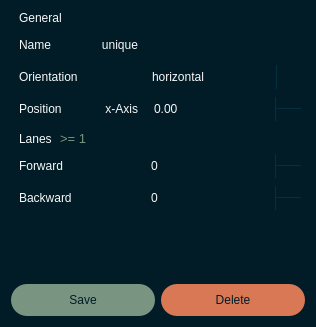
<?xml version="1.0" encoding="UTF-8"?>
<ui version="4.0">
 <class>Edit_Road_Dialog</class>
 <widget class="QDialog" name="Edit_Road_Dialog">
  <property name="geometry">
   <rect>
    <x>0</x>
    <y>0</y>
    <width>316</width>
    <height>327</height>
   </rect>
  </property>
  <property name="sizePolicy">
   <sizepolicy hsizetype="Preferred" vsizetype="Preferred">
    <horstretch>0</horstretch>
    <verstretch>0</verstretch>
   </sizepolicy>
  </property>
  <property name="minimumSize">
   <size>
    <width>0</width>
    <height>0</height>
   </size>
  </property>
  <property name="maximumSize">
   <size>
    <width>99999</width>
    <height>99999</height>
   </size>
  </property>
  <property name="windowTitle">
   <string>Edit Road</string>
  </property>
  <property name="autoFillBackground">
   <bool>false</bool>
  </property>
  <property name="styleSheet">
   <string notr="true">QDialog {
    background-color: #011C26; 
}

QWidget {	
	font: 13pt &quot;Helvetica&quot;;
    color: #F9F9F9;
}

QLabel[class=label] {	
	font: 10pt;
    color: #F9F9F9;
}

QWidget[class=container] {	
    background: #042F40;
	border-radius: 10px
}

QLabel[class=hint] {
	color: #799582;
}

QLabel[class=title] {
	font: 700 24pt;
}

QLineEdit{
	background-color: #011C26;
	border: none;
	border-radius: 6px;
	
}

/* --- Main Box --- */
QComboBox {
    background-color: #011C26;
    border: none;
    border-radius: 6px;
    padding: 5px 10px;
    color: #F9F9F9;
    /* This helps selection color in some styles */
    selection-background-color: #011C26; 
}

/* --- The Dropdown Frame --- */
/* We target QListView specifically to override Mac defaults */
QComboBox QListView {
    background-color: #011C26;
    border: 1px solid #042F40; /* Your custom border */
    outline: 0px; /* Removes the dotted/blue focus line */
    padding: 0px;
}



/* --- The Arrow Button Area --- */
QComboBox::drop-down {
    subcontrol-origin: padding;
    subcontrol-position: top right;
    width: 24px;
    border-left: 1px solid #042F40; /* Optional: adds a separator */
    border-top-right-radius: 6px;
    border-bottom-right-radius: 6px;
}

QComboBox::down-arrow {
    image: url(:/icons/icons/down.svg);
    width: 10px;
    height: 10px;
}

/* --- Main Spinbox Styling (Applies to both) --- */
QSpinBox, QDoubleSpinBox {
    background-color: #011C26;
    border: none;
    border-radius: 6px;
    color: #F9F9F9;
    padding: 5px 10px;
    padding-right: 15px; 
}

/* --- The Button Container Areas --- */
QSpinBox::up-button, QDoubleSpinBox::up-button {
    subcontrol-origin: border;
    subcontrol-position: top right;
    width: 25px;
    
    border-left: 1px solid #042F40;
    border-top-right-radius: 6px;
    border-bottom: 1px solid #042F40;
    
    background-color: #011C26;
}

QSpinBox::down-button, QDoubleSpinBox::down-button {
    subcontrol-origin: border;
    subcontrol-position: bottom right;
    width: 25px;
    
    border-left: 1px solid #042F40;
    border-bottom-right-radius: 6px;
    
    background-color: #011C26;
}

/* --- Hover Effects --- */
QSpinBox::up-button:hover, QDoubleSpinBox::up-button:hover,
QSpinBox::down-button:hover, QDoubleSpinBox::down-button:hover, QComboBox::drop-down:hover {
    background-color: #042F40;
}

/* --- The Arrow Icons --- */
/* (Assuming you are using the CSS Arrow hack from before. 
   If using images, replace these with your image: url(...) code) */

QSpinBox::up-arrow, QDoubleSpinBox::up-arrow {
    image: url(:/icons/icons/up.svg); /* You need to create this file */
    width: 10px;
    height: 10px;
}

QSpinBox::down-arrow, QDoubleSpinBox::down-arrow {
    image: url(:/icons/icons/down.svg); /* You need to create this file */
    width: 10px;
    height: 10px;
}

QToolButton {
    background-color: #032F40; 
    border-radius: 16px;       
    border: none;
    text-align: center;
}

QToolButton:hover {
    background-color: #314250; 
}

QToolButton:pressed {
    background-color: #032F40;
}

QPushButton {
	color: #011C26;
	border-radius: 16px
}

QPushButton#b_save {
	background-color: #799582
}

QPushButton#b_delete {
	background-color: #D97855
}</string>
  </property>
  <layout class="QVBoxLayout" name="verticalLayout_3">
   <item>
    <widget class="QWidget" name="widget" native="true">
     <layout class="QVBoxLayout" name="General">
      <property name="spacing">
       <number>0</number>
      </property>
      <property name="sizeConstraint">
       <enum>QLayout::SizeConstraint::SetDefaultConstraint</enum>
      </property>
      <property name="leftMargin">
       <number>0</number>
      </property>
      <property name="topMargin">
       <number>0</number>
      </property>
      <property name="rightMargin">
       <number>0</number>
      </property>
      <property name="bottomMargin">
       <number>0</number>
      </property>
      <item alignment="Qt::AlignmentFlag::AlignLeft">
       <widget class="QWidget" name="widget_3" native="true">
        <layout class="QHBoxLayout" name="horizontalLayout">
         <property name="leftMargin">
          <number>8</number>
         </property>
         <property name="topMargin">
          <number>0</number>
         </property>
         <property name="rightMargin">
          <number>0</number>
         </property>
         <property name="bottomMargin">
          <number>4</number>
         </property>
         <item>
          <widget class="QLabel" name="label_2">
           <property name="text">
            <string>General</string>
           </property>
           <property name="margin">
            <number>0</number>
           </property>
           <property name="class" stdset="0">
            <string>label</string>
           </property>
          </widget>
         </item>
        </layout>
       </widget>
      </item>
      <item>
       <widget class="QWidget" name="widget" native="true">
        <property name="class" stdset="0">
         <string>container</string>
        </property>
        <layout class="QGridLayout" name="gridLayout" columnstretch="1,1,4">
         <property name="leftMargin">
          <number>8</number>
         </property>
         <property name="topMargin">
          <number>4</number>
         </property>
         <property name="rightMargin">
          <number>4</number>
         </property>
         <property name="bottomMargin">
          <number>4</number>
         </property>
         <property name="horizontalSpacing">
          <number>4</number>
         </property>
         <property name="verticalSpacing">
          <number>8</number>
         </property>
         <item row="0" column="0">
          <widget class="QLabel" name="label_5">
           <property name="minimumSize">
            <size>
             <width>75</width>
             <height>0</height>
            </size>
           </property>
           <property name="text">
            <string>Name</string>
           </property>
           <property name="alignment">
            <set>Qt::AlignmentFlag::AlignLeading|Qt::AlignmentFlag::AlignLeft|Qt::AlignmentFlag::AlignVCenter</set>
           </property>
          </widget>
         </item>
         <item row="1" column="2">
          <widget class="QComboBox" name="d_orientation">
           <property name="minimumSize">
            <size>
             <width>0</width>
             <height>24</height>
            </size>
           </property>
           <property name="maximumSize">
            <size>
             <width>16777215</width>
             <height>24</height>
            </size>
           </property>
           <property name="frame">
            <bool>false</bool>
           </property>
           <item>
            <property name="text">
             <string>horizontal</string>
            </property>
           </item>
           <item>
            <property name="text">
             <string>vertical</string>
            </property>
           </item>
          </widget>
         </item>
         <item row="1" column="0">
          <widget class="QLabel" name="label_6">
           <property name="minimumSize">
            <size>
             <width>75</width>
             <height>0</height>
            </size>
           </property>
           <property name="text">
            <string>Orientation</string>
           </property>
          </widget>
         </item>
         <item row="3" column="1">
          <widget class="QLabel" name="l_axis">
           <property name="text">
            <string>x-Axis</string>
           </property>
           <property name="alignment">
            <set>Qt::AlignmentFlag::AlignRight|Qt::AlignmentFlag::AlignTrailing|Qt::AlignmentFlag::AlignVCenter</set>
           </property>
           <property name="class" stdset="0">
            <string>hint</string>
           </property>
          </widget>
         </item>
         <item row="0" column="1">
          <widget class="QLabel" name="label_8">
           <property name="text">
            <string>unique</string>
           </property>
           <property name="alignment">
            <set>Qt::AlignmentFlag::AlignRight|Qt::AlignmentFlag::AlignTrailing|Qt::AlignmentFlag::AlignVCenter</set>
           </property>
           <property name="class" stdset="0">
            <string>hint</string>
           </property>
          </widget>
         </item>
         <item row="3" column="0">
          <widget class="QLabel" name="label_7">
           <property name="minimumSize">
            <size>
             <width>75</width>
             <height>0</height>
            </size>
           </property>
           <property name="text">
            <string>Position</string>
           </property>
          </widget>
         </item>
         <item row="0" column="2">
          <widget class="QLineEdit" name="t_name">
           <property name="minimumSize">
            <size>
             <width>0</width>
             <height>24</height>
            </size>
           </property>
           <property name="maximumSize">
            <size>
             <width>16777215</width>
             <height>24</height>
            </size>
           </property>
          </widget>
         </item>
         <item row="3" column="2">
          <widget class="QDoubleSpinBox" name="s_position">
           <property name="minimumSize">
            <size>
             <width>0</width>
             <height>24</height>
            </size>
           </property>
           <property name="maximumSize">
            <size>
             <width>16777215</width>
             <height>24</height>
            </size>
           </property>
           <property name="minimum">
            <double>-500.000000000000000</double>
           </property>
           <property name="maximum">
            <double>500.000000000000000</double>
           </property>
           <property name="stepType">
            <enum>QAbstractSpinBox::StepType::DefaultStepType</enum>
           </property>
          </widget>
         </item>
        </layout>
       </widget>
      </item>
     </layout>
    </widget>
   </item>
   <item>
    <widget class="QWidget" name="widget" native="true">
     <layout class="QVBoxLayout" name="Lanes">
      <property name="spacing">
       <number>0</number>
      </property>
      <property name="sizeConstraint">
       <enum>QLayout::SizeConstraint::SetDefaultConstraint</enum>
      </property>
      <property name="leftMargin">
       <number>0</number>
      </property>
      <property name="topMargin">
       <number>0</number>
      </property>
      <property name="rightMargin">
       <number>0</number>
      </property>
      <property name="bottomMargin">
       <number>0</number>
      </property>
      <item>
       <widget class="QWidget" name="widget" native="true">
        <property name="sizePolicy">
         <sizepolicy hsizetype="Minimum" vsizetype="Minimum">
          <horstretch>0</horstretch>
          <verstretch>0</verstretch>
         </sizepolicy>
        </property>
        <layout class="QHBoxLayout" name="horizontalLayout_2">
         <property name="spacing">
          <number>8</number>
         </property>
         <property name="leftMargin">
          <number>8</number>
         </property>
         <property name="topMargin">
          <number>0</number>
         </property>
         <property name="rightMargin">
          <number>4</number>
         </property>
         <property name="bottomMargin">
          <number>4</number>
         </property>
         <item>
          <widget class="QLabel" name="label_3">
           <property name="sizePolicy">
            <sizepolicy hsizetype="Minimum" vsizetype="Preferred">
             <horstretch>0</horstretch>
             <verstretch>0</verstretch>
            </sizepolicy>
           </property>
           <property name="text">
            <string>Lanes</string>
           </property>
           <property name="class" stdset="0">
            <string>label</string>
           </property>
          </widget>
         </item>
         <item>
          <widget class="QLabel" name="label_4">
           <property name="font">
            <font>
             <family>Helvetica</family>
             <pointsize>10</pointsize>
             <italic>false</italic>
             <bold>false</bold>
            </font>
           </property>
           <property name="styleSheet">
            <string notr="true">color: #799582</string>
           </property>
           <property name="text">
            <string>&gt;= 1</string>
           </property>
           <property name="alignment">
            <set>Qt::AlignmentFlag::AlignRight|Qt::AlignmentFlag::AlignTrailing|Qt::AlignmentFlag::AlignVCenter</set>
           </property>
           <property name="class" stdset="0">
            <string>label</string>
           </property>
          </widget>
         </item>
         <item>
          <spacer name="horizontalSpacer">
           <property name="orientation">
            <enum>Qt::Orientation::Horizontal</enum>
           </property>
           <property name="sizeHint" stdset="0">
            <size>
             <width>40</width>
             <height>0</height>
            </size>
           </property>
          </spacer>
         </item>
        </layout>
       </widget>
      </item>
      <item>
       <widget class="QWidget" name="widget_2" native="true">
        <property name="minimumSize">
         <size>
          <width>75</width>
          <height>0</height>
         </size>
        </property>
        <property name="class" stdset="0">
         <string>container</string>
        </property>
        <layout class="QGridLayout" name="gridLayout_2" columnstretch="1,1,4">
         <property name="leftMargin">
          <number>8</number>
         </property>
         <property name="topMargin">
          <number>4</number>
         </property>
         <property name="rightMargin">
          <number>4</number>
         </property>
         <property name="bottomMargin">
          <number>4</number>
         </property>
         <property name="horizontalSpacing">
          <number>4</number>
         </property>
         <property name="verticalSpacing">
          <number>8</number>
         </property>
         <item row="2" column="0">
          <widget class="QLabel" name="label_11">
           <property name="minimumSize">
            <size>
             <width>75</width>
             <height>0</height>
            </size>
           </property>
           <property name="text">
            <string>Backward</string>
           </property>
          </widget>
         </item>
         <item row="0" column="2">
          <widget class="QSpinBox" name="s_forward">
           <property name="minimumSize">
            <size>
             <width>32</width>
             <height>24</height>
            </size>
           </property>
           <property name="maximumSize">
            <size>
             <width>16777215</width>
             <height>24</height>
            </size>
           </property>
          </widget>
         </item>
         <item row="2" column="2">
          <widget class="QSpinBox" name="s_backward">
           <property name="minimumSize">
            <size>
             <width>32</width>
             <height>24</height>
            </size>
           </property>
           <property name="maximumSize">
            <size>
             <width>16777215</width>
             <height>24</height>
            </size>
           </property>
          </widget>
         </item>
         <item row="0" column="0">
          <widget class="QLabel" name="label_10">
           <property name="minimumSize">
            <size>
             <width>75</width>
             <height>0</height>
            </size>
           </property>
           <property name="text">
            <string>Forward</string>
           </property>
          </widget>
         </item>
         <item row="0" column="1">
          <spacer name="horizontalSpacer_2">
           <property name="orientation">
            <enum>Qt::Orientation::Horizontal</enum>
           </property>
           <property name="sizeHint" stdset="0">
            <size>
             <width>40</width>
             <height>20</height>
            </size>
           </property>
          </spacer>
         </item>
        </layout>
       </widget>
      </item>
     </layout>
    </widget>
   </item>
   <item>
    <spacer name="verticalSpacer">
     <property name="orientation">
      <enum>Qt::Orientation::Vertical</enum>
     </property>
     <property name="sizeHint" stdset="0">
      <size>
       <width>20</width>
       <height>40</height>
      </size>
     </property>
    </spacer>
   </item>
   <item>
    <layout class="QHBoxLayout" name="Bottom">
     <item>
      <widget class="QPushButton" name="b_save">
       <property name="minimumSize">
        <size>
         <width>32</width>
         <height>32</height>
        </size>
       </property>
       <property name="maximumSize">
        <size>
         <width>16777215</width>
         <height>32</height>
        </size>
       </property>
       <property name="text">
        <string>Save</string>
       </property>
       <property name="icon">
        <iconset resource="resources.qrc">
         <normaloff>:/icons/icons/Done_dark.svg</normaloff>:/icons/icons/Done_dark.svg</iconset>
       </property>
       <property name="default">
        <bool>true</bool>
       </property>
      </widget>
     </item>
     <item>
      <widget class="QPushButton" name="b_delete">
       <property name="minimumSize">
        <size>
         <width>32</width>
         <height>32</height>
        </size>
       </property>
       <property name="maximumSize">
        <size>
         <width>16777215</width>
         <height>32</height>
        </size>
       </property>
       <property name="text">
        <string>Delete</string>
       </property>
       <property name="icon">
        <iconset resource="resources.qrc">
         <normaloff>:/icons/icons/Delete_dark.svg</normaloff>:/icons/icons/Delete_dark.svg</iconset>
       </property>
      </widget>
     </item>
    </layout>
   </item>
  </layout>
 </widget>
 <resources>
  <include location="resources.qrc"/>
 </resources>
 <connections>
  <connection>
   <sender>b_save</sender>
   <signal>clicked()</signal>
   <receiver>Edit_Road_Dialog</receiver>
   <slot>accept()</slot>
   <hints>
    <hint type="sourcelabel">
     <x>106</x>
     <y>420</y>
    </hint>
    <hint type="destinationlabel">
     <x>112</x>
     <y>469</y>
    </hint>
   </hints>
  </connection>
  <connection>
   <sender>b_delete</sender>
   <signal>clicked()</signal>
   <receiver>Edit_Road_Dialog</receiver>
   <slot>reject()</slot>
   <hints>
    <hint type="sourcelabel">
     <x>257</x>
     <y>423</y>
    </hint>
    <hint type="destinationlabel">
     <x>257</x>
     <y>511</y>
    </hint>
   </hints>
  </connection>
 </connections>
</ui>
